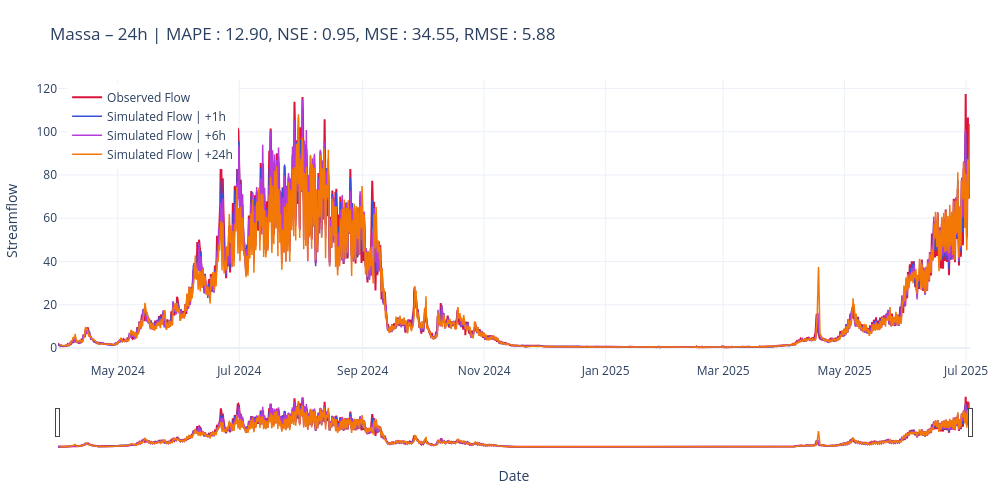
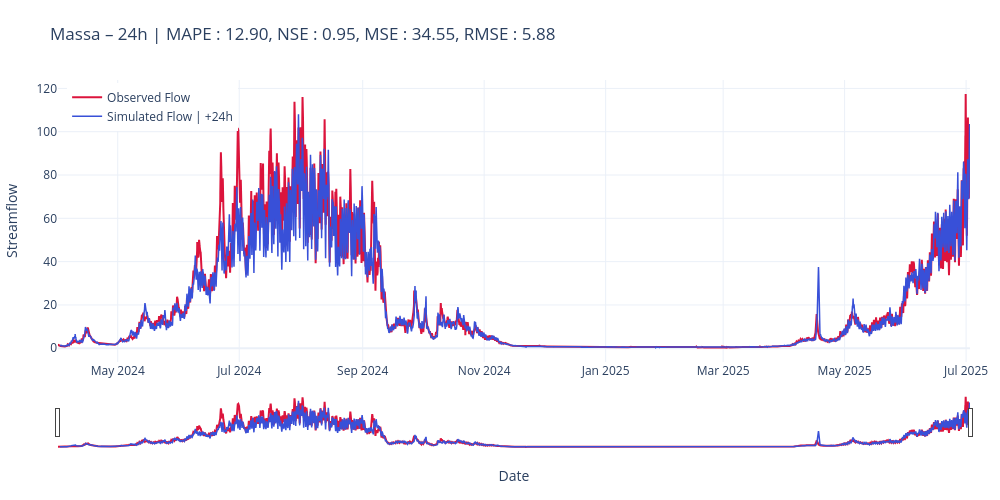

The notebook cell saved with these charts, in order:
### Code cell
from custom.functions.Plot import plot_forecast_24h, plot_forecast_horizon_24h,plot_forecast_horizon_series

scores_str = str.join(', ', [f"{key} : {scores[key]:.2f}" for key in scores])
title24 = f"Massa – {cfg.predict_last_n}h | " + scores_str
plot_forecast_24h(measured=y_true, predicted=y_pred, title=title24, mode="list", horizons=[1, 6, cfg.predict_last_n])
plot_forecast_24h(measured=y_true, predicted=y_pred, title=title24, mode="list", horizons=[cfg.predict_last_n])

### Figure 1 — Plotly figure (JSON) as saved in the notebook; plotly's stock layout.template omitted (floating-point values rounded to 4 significant figures; data arrays with more than 128 entries replaced by an {"elided": "..."} marker saying what was removed)
{"data": [{"line": {"color": "crimson", "width": 2}, "mode": "lines", "name": "Observed Flow", "type": "scatter", "x": {"elided": "10992 str values"}, "y": {"elided": "10992 float values"}}, {"line": {"color": "#3850D8", "width": 1.5}, "mode": "lines", "name": "Simulated Flow | +1h", "type": "scatter", "x": {"elided": "10969 str values"}, "y": {"elided": "10969 float values"}}, {"line": {"color": "#b53bda", "width": 1.5}, "mode": "lines", "name": "Simulated Flow | +6h", "type": "scatter", "x": {"elided": "10969 str values"}, "y": {"elided": "10969 float values"}}, {"line": {"color": "#f37805", "width": 1.5}, "mode": "lines", "name": "Simulated Flow | +24h", "type": "scatter", "x": {"elided": "10969 str values"}, "y": {"elided": "10969 float values"}}], "layout": {"dragmode": "zoom", "height": 500, "hovermode": "x unified", "legend": {"x": 0.01, "xanchor": "left", "y": 0.99, "yanchor": "top"}, "margin": {"b": 50, "l": 50, "r": 30, "t": 80}, "title": {"text": "Massa – 24h | MAPE : 12.90, NSE : 0.95, MSE : 34.55, RMSE : 5.88"}, "width": 1000, "xaxis": {"rangeslider": {"visible": true}, "title": {"text": "Date"}}, "yaxis": {"title": {"text": "Streamflow"}}}}

### Figure 2 — Plotly figure (JSON) as saved in the notebook; plotly's stock layout.template omitted (floating-point values rounded to 4 significant figures; data arrays with more than 128 entries replaced by an {"elided": "..."} marker saying what was removed)
{"data": [{"line": {"color": "crimson", "width": 2}, "mode": "lines", "name": "Observed Flow", "type": "scatter", "x": {"elided": "10992 str values"}, "y": {"elided": "10992 float values"}}, {"line": {"color": "#3850D8", "width": 1.5}, "mode": "lines", "name": "Simulated Flow | +24h", "type": "scatter", "x": {"elided": "10969 str values"}, "y": {"elided": "10969 float values"}}], "layout": {"dragmode": "zoom", "height": 500, "hovermode": "x unified", "legend": {"x": 0.01, "xanchor": "left", "y": 0.99, "yanchor": "top"}, "margin": {"b": 50, "l": 50, "r": 30, "t": 80}, "title": {"text": "Massa – 24h | MAPE : 12.90, NSE : 0.95, MSE : 34.55, RMSE : 5.88"}, "width": 1000, "xaxis": {"rangeslider": {"visible": true}, "title": {"text": "Date"}}, "yaxis": {"title": {"text": "Streamflow"}}}}
